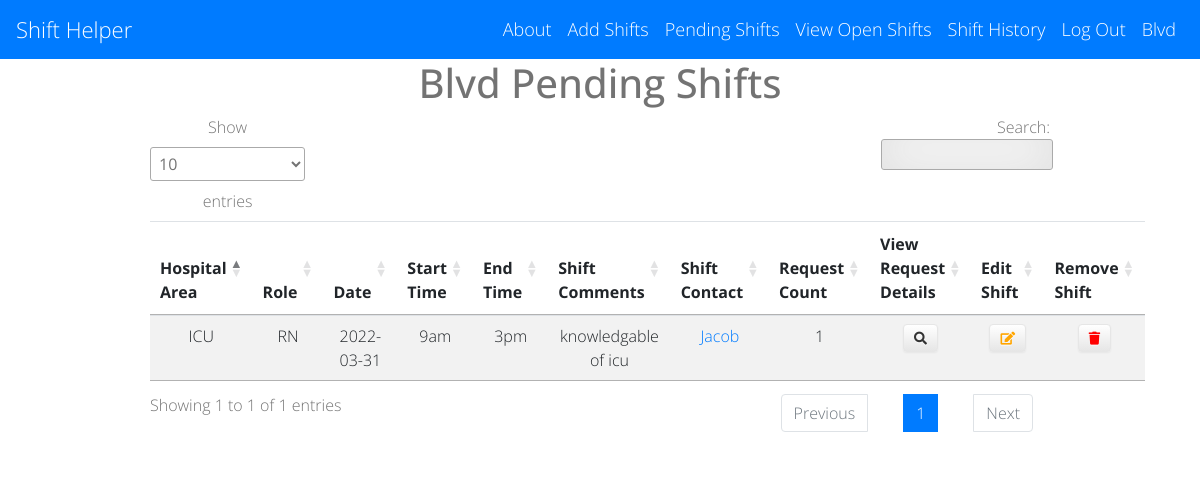
/pending_shifts (signed in), run on the app's committed database.
### main.py (models this page shows)
class Hospital(UserMixin, db.Model):
    id = db.Column(db.Integer, primary_key=True)
    hospital_name = db.Column(db.String(1000))
    admin_name = db.Column(db.String(1000))
    admin_email = db.Column(db.String(100))
    admin_password = db.Column(db.String(1000))
    staff_password = db.Column(db.String(1000))
    created_date = db.Column(db.TIMESTAMP)

class Shifts(db.Model):
    shift_id = db.Column(db.Integer, primary_key=True)
    hospital_id = db.Column(db.Integer)
    area = db.Column(db.String)
    role = db.Column(db.String)
    date = db.Column(db.Date)
    start_time = db.Column(db.String)
    end_time = db.Column(db.String)
    comments = db.Column(db.String)
    status = db.Column(db.String)
    picked_up_by = db.Column(db.String)
    approved_dt_tm = db.Column(db.TIMESTAMP)
    create_dt_tm = db.Column(db.TIMESTAMP)
    contact_name = db.Column(db.String)
    contact_email = db.Column(db.String)

### main.py (the view)
@app.route('/pending_shifts', methods=['GET', 'POST'])
@login_required
def pending_shifts():
    cur_hospital = Hospital.query.get(current_user.id)
    cur_date = date.today()
    open_shifts = db.session.query(Shifts) \
        .join(Requests, Requests.shift_id == Shifts.shift_id, isouter=True) \
        .filter(Shifts.date >= cur_date, Shifts.hospital_id == current_user.id, Shifts.status != 'Approved'
                , Shifts.status != 'Removed') \
        .order_by(Shifts.area, Shifts.role, Shifts.date, Shifts.start_time, Shifts.end_time) \
        .with_entities(Shifts.area, Shifts.role, Shifts.date, Shifts.start_time, Shifts.end_time, Shifts.shift_id
                       , Shifts.contact_name, Shifts.contact_email
                       , Shifts.comments.label('shift_comments'), func.count(Requests.shift_id).label('request_count')) \
        .group_by(Shifts.area, Shifts.role, Shifts.date, Shifts.start_time, Shifts.end_time, Shifts.shift_id
                  , Shifts.comments, Shifts.contact_name, Shifts.contact_email)
    return render_template('pending_shifts.html', shifts=open_shifts, hospital=cur_hospital, logged_in=True)

### main.py (called while the page is built)
@login_manager.user_loader
def load_user(user_id):
    return Hospital.query.get(int(user_id))

### templates/pending_shifts.html (shortened to what this page needs)
{% extends 'base.html' %}
{% block content %}
<div class="table-responsive">
  <div class="row">
    <div class="col-sm-12">
      <h1 style="text-align: center"> {{ current_user.hospital_name }} Pending Shifts</h1>
	  <table id="data" class="table table-striped table-lg">
        <thead>
            <tr>
                <th>Hospital Area</th>
                <th>Role</th>
                <th>Date</th>
                <th>Start Time</th>
                <th>End Time</th>
                <th>Shift Comments</th>
                <th>Shift Contact</th>
                <th>Request Count</th>
                <th>View Request Details</th>
                <th>Edit Shift</th>
                <th>Remove Shift</th>
            </tr>
        </thead>
          <tbody>
              {% for row in shifts %}
                  <tr>
                      <td>{{ row.area }}</td>
                      <td>{{ row.role }}</td>
                      <td>{{ row.date }}</td>
                      <td>{{ row.start_time }}</td>
                      <td>{{ row.end_time }}</td>
                      <td>{{ row.shift_comments }}</td>
                      <td><a href="mailto:{{ row.contact_email }}">{{ row.contact_name }}</a></td>
                      <td>{{ row.request_count }}</td>
                      <td><a href="{{ url_for('request_detail',id=row.shift_id) }}">
                          <button class="btn btn-lg" style="background-color:transparent;">
                              <i class="fa fa-search"></i>
                          </button>
                      </a></td>
                      <td><a href="{{ url_for('edit_shift',id=row.shift_id) }}">
                          <button class="btn btn-lg" style="background-color:transparent;">
                              <i class="fa fa-edit" style="color: orange"></i>
                          </button>
                      </a></td>
                      <td><a href="{{ url_for('remove_shift',id=row.shift_id) }}">
                          <button class="btn btn-lg" style="background-color:transparent;">
                              <i class="fa fa-trash" style="color: red;" aria-hidden="true"></i>
                          </button>
                      </a></td>
                  </tr>
              {% endfor %}
          </tbody>
  	  </table>
    </div>
  </div>
</div>
{% endblock %}

### templates/base.html (shortened to what this page needs)
<!DOCTYPE html>
<html>
<head>
    <link rel="stylesheet" href="//use.fontawesome.com/releases/v5.0.7/css/all.css">
    <link rel="stylesheet" href="https://stackpath.bootstrapcdn.com/bootstrap/4.5.2/css/bootstrap.min.css">
    <link rel="stylesheet" type="text/css" href="https://cdn.datatables.net/1.11.4/css/jquery.dataTables.min.css">
    <link rel="stylesheet" href="{{ url_for('static', filename='css/styles.css')}}">
</head>
<body>
<nav class="navbar navbar-expand-lg navbar-dark bg-primary">
  <a class="navbar-brand" href="/">Shift Helper</a>
  <div class="collapse navbar-collapse">
      <ul class = "navbar-nav ml-auto">
          <li class="nav-item">
              <a class="nav-link" href="{{ url_for('about') }}">About</a>
          </li>
          {% if logged_in: %}
              {% if current_user.is_authenticated: %}
          <li class="nav-item">
              <a class="nav-link" href="{{ url_for('add_shifts') }}">Add Shifts</a>
          </li>
          <li class="nav-item">
              <a class="nav-link" href="{{ url_for('pending_shifts') }}">Pending Shifts</a>
          </li>
              {% endif %}
          <li class="nav-item">
              <a class="nav-link" href="{{ url_for('shifts', hospital_id=hospital.id) }}">View Open Shifts</a>
          </li>
        <li class="nav-item">
              <a class="nav-link" href="{{ url_for('shift_history', hospital_id=hospital.id) }}">Shift History</a>
          </li>
          <li class="nav-item">
              <a class="nav-link" href="{{ url_for('logout') }}">Log Out</a>
          </li>
          <li class="nav-item">
              <a class="nav-link" href="">{{ hospital.hospital_name }}</a>
          </li>
          {% endif %}
      </ul>
  </div>
</nav>
       {% block content %}
       {% endblock %}
</body>
</html>

### static/css/styles.css (style rules this page uses)
.btn { display: inline-block; *display: inline; *zoom: 1; padding: 4px 10px 4px; margin-bottom: 0; font-size: 13px; line-height: 18px; color: #333333; text-align: center;text-shadow: 0 1px 1px rgba(255, 255, 255, 0.75); vertical-align: middle; background-color: #f5f5f5; background-image: -moz-linear-gradient(top, #ffffff, #e6e6e6); background-image: -ms-linear-gradient(top, #ffffff, #e6e6e6); background-image: -webkit-gradient(linear, 0 0, 0 100%, from(#ffffff), to(#e6e6e6)); background-image: -webkit-linear-gradient(top, #ffffff, #e6e6e6); background-image: -o-linear-gradient(top, #ffffff, #e6e6e6); background-image: linear-gradient(top, #ffffff, #e6e6e6); background-repeat: repeat-x; filter: progid:dximagetransform.microsoft.gradient(startColorstr=#ffffff, endColorstr=#e6e6e6, GradientType=0); border-color: #e6e6e6 #e6e6e6 #e6e6e6; border-color: rgba(0, 0, 0, 0.1) rgba(0, 0, 0, 0.1) rgba(0, 0, 0, 0.25); border: 1px solid #e6e6e6; -webkit-border-radius: 4px; -moz-border-radius: 4px; border-radius: 4px; -webkit-box-shadow: inset 0 1px 0 rgba(255, 255, 255, 0.2), 0 1px 2px rgba(0, 0, 0, 0.05); -moz-box-shadow: inset 0 1px 0 rgba(255, 255, 255, 0.2), 0 1px 2px rgba(0, 0, 0, 0.05); box-shadow: inset 0 1px 0 rgba(255, 255, 255, 0.2), 0 1px 2px rgba(0, 0, 0, 0.05); cursor: pointer; *margin-left: .3em; }
* { -webkit-box-sizing:border-box; -moz-box-sizing:border-box; -ms-box-sizing:border-box; -o-box-sizing:border-box; box-sizing:border-box; }
html { width: 100%; height:100%; overflow:scroll; }
body { width: 100%; height:100%; font-family: 'Open Sans', Arial, sans-serif; font-weight:200; background: #ffffff; color: rgba(0, 0, 0, 0.55); filter: progid:DXImageTransform.Microsoft.gradient( startColorstr='#3E1D6D', endColorstr='#092756',GradientType=1 ); }
.navbar-brand { font-size: 22px; font-family: "Open Sans", Arial, sans-serif; }
.navbar-dark .navbar-nav .nav-link { color: white; font-size: 18px; }
.navbar-collapse { color: white; }
.table { text-align: center; }
.table-responsive { padding-left: 150px; padding-right: 150px; text-align: center; }

### data on the page
Hospital: hospital_name "Blvd"
Shifts: area "ICU", role "RN", date "2022-03-31", start_time "9am", end_time "3pm", shift_comments "knowledgable of icu", contact_name "Jacob", request_count "1"
